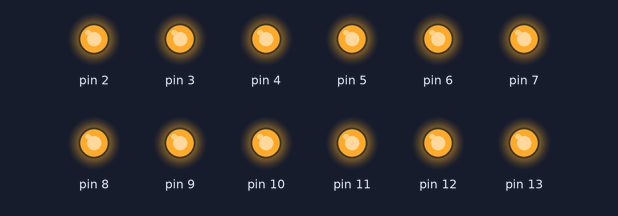
Bench run of a sketch on a simulated Arduino Uno, built with avr-gcc and run on an emulated ATmega328P. Shown: output pins drawn as LEDs (lit = HIGH).

Above: at 2.2 s.
At 4.91 s:
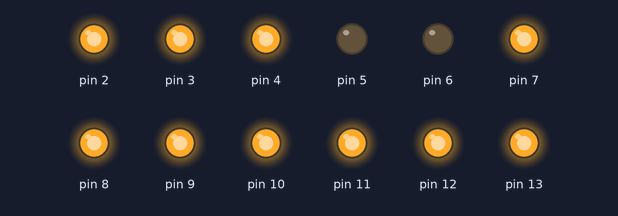
At 7.31 s:
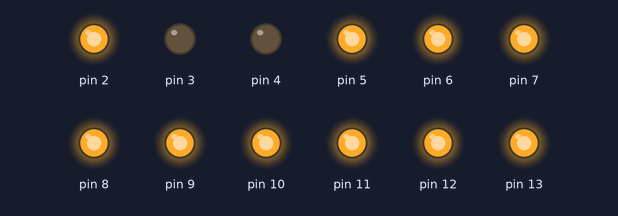
At 12.11 s:
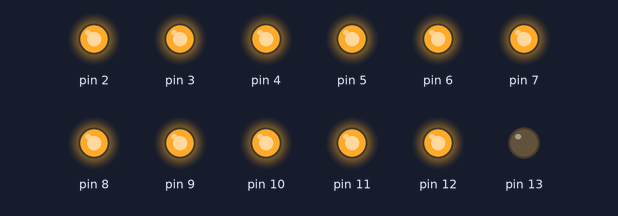
At 22.7 s:
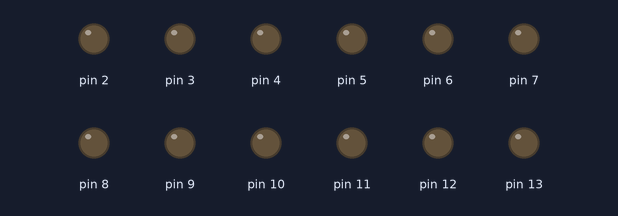
At 39.78 s:
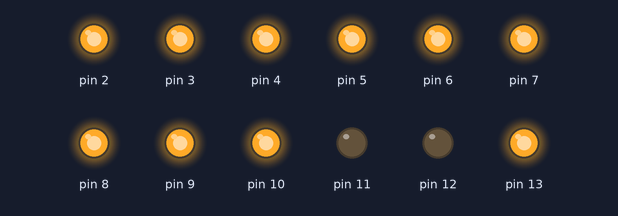
Timing chart, 0 to 40.0 s (numbered marks = the images above):
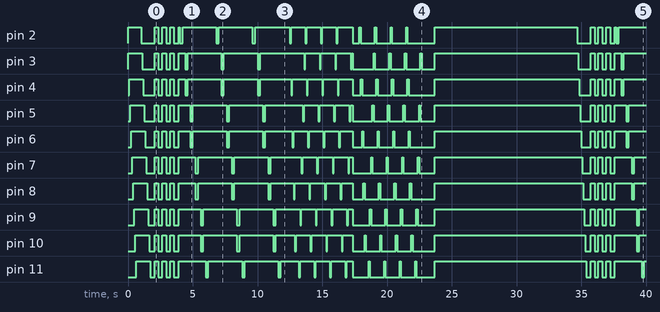

Measured:
- by itself, pin 2: LOW → HIGH at 0.00 s, → LOW 1.0 s later, → HIGH 1.0 s later, → LOW 0.30 s later, … (43 changes in this stretch)
- by itself, pin 3: LOW → HIGH at 0.00 s, → LOW 1.1 s later, → HIGH 0.96 s later, → LOW 0.30 s later, … (43 changes in this stretch)
- by itself, pin 4: LOW → HIGH at 0.08 s, → LOW 1.1 s later, → HIGH 0.88 s later, → LOW 0.30 s later, … (43 changes in this stretch)
- by itself, pin 5: LOW → HIGH at 0.16 s, → LOW 1.1 s later, → HIGH 0.80 s later, → LOW 0.30 s later, … (43 changes in this stretch)
- by itself, pin 6: LOW → HIGH at 0.24 s, → LOW 1.1 s later, → HIGH 0.72 s later, → LOW 0.30 s later, … (43 changes in this stretch)
- by itself, pin 7: LOW → HIGH at 0.32 s, → LOW 1.1 s later, → HIGH 0.64 s later, → LOW 0.30 s later, … (43 changes in this stretch)
- by itself, pin 8: LOW → HIGH at 0.40 s, → LOW 1.1 s later, → HIGH 0.56 s later, → LOW 0.30 s later, … (43 changes in this stretch)
- by itself, pin 9: LOW → HIGH at 0.48 s, → LOW 1.1 s later, → HIGH 0.48 s later, → LOW 0.30 s later, … (43 changes in this stretch)

The sketch:

BostonHeart.ino
```cpp
int led[12];
const int del = 80;
const int len = 12;
int circle[] = {0, 2, 4, 6, 8, 10, 11, 9, 7, 5, 3, 1};
int half1[] = {0, 4, 8, 11, 7, 3};
int half2[] = {2, 6, 10, 9, 5, 1};
void setup() {
  int temp = 2;
  for(int i = 0; i < 12; i++)
  {
    led[i] = temp;
    pinMode(led[i], OUTPUT);
    temp++;
  }
}

void loop()
{

  symmetryOn();
  delay(50);
  symmetryOff();
  delay(del);
  blinker(3);
  delay(del);
  allOn();
  delay(del);
  symmetryGhostLight();
  delay(del);
  allOn();
  singleGhostLight();
  delay(del);
  allOff();
  delay(500);
  singleFlowLight();
  delay(500);
  //halfAndHalf();
  delay(500);
  allOn();
  delay(5000);
  delay(5000);


}

void allOn()
{
  for(int i = 0; i < len; i++)
  {
    digitalWrite(led[i], HIGH);
  }
}

void allOff()
{
  for(int i = 0; i < len; i++)
  {
     digitalWrite(led[i], LOW);
  }
}

void symmetryOn()
{
  for(int i = 0; i < len; i++)
  {
    digitalWrite(led[i], HIGH);
    digitalWrite(led[i+1], HIGH);
    delay(del);
  }
}

void symmetryOff()
{
  for(int i = 0; i < len; i++)
    {
      digitalWrite(led[i], LOW);
      delay(del);
    }
}

void blinker(int blinks)
{
  for(int i = 0; i < blinks; i++)
  {
    for(int r = 0; r < len; r++)
    {
      digitalWrite(led[r], HIGH);
    }
    delay(300);
    for(int r = 0; r < len; r++)
    {
      digitalWrite(led[r], LOW);
    }
    delay(300);
  }
}

void symmetryGhostLight()
{
  for(int r = 0; r < 3; r++)
  {
    for(int i = 0; i < len; i++)
    {
      if(i != 0)
          {
          if(i != 11)
            {
              digitalWrite(led[i], LOW);
              digitalWrite(led[i+1], LOW);
              delay(200);
              digitalWrite(led[i], HIGH);
              digitalWrite(led[i+1], HIGH);
              delay(200);
              i++;
            }
            else if(i == 11)
            {
              digitalWrite(led[i], LOW);
              delay(200);
              digitalWrite(led[i], HIGH);
              delay(200);
            }
          }
      else
      {
        digitalWrite(led[i], LOW);
        delay(200);
        digitalWrite(led[i], HIGH);
        delay(200);
      }
    }

  }
}

void singleGhostLight()
{
  for(int r = 0; r < 4; r++)
  {
      for(int i = 0; i < len; i++)
      {
        if(i != 0)
        {
          digitalWrite(led[circle[i]], LOW);
          delay(100);
          digitalWrite(led[circle[i]], HIGH);
        }
        else if( i == 0)
        {
          digitalWrite(led[i], LOW);
          delay(100);
          digitalWrite(led[i], HIGH);
        }
      }
      digitalWrite(led[0], HIGH);
  }
}

void singleFlowLight()
{
    for(int r = 0; r < 4; r++)
      {
          for(int i = 0; i < len; i++)
          {
            if(i != 0)
            {
              digitalWrite(led[circle[i]], HIGH);
              delay(100);
              digitalWrite(led[circle[i]], LOW);
            }
            else if( i == 0)
            {
              digitalWrite(led[i], HIGH);
              delay(100);
              digitalWrite(led[i], LOW);
            }
          }
          digitalWrite(led[0], LOW);
  }
}

void halfAndHalf()
{
  for(int i = 0; i < 3; i++)
  {
    for(int r = 0; r < 6; r++)
    {
      digitalWrite(led[half1[r]], HIGH);
    }
    delay(400);
    for(int r = 0; r < 6; r++)
    {
      digitalWrite(led[half1[r]], LOW);
    }
    for(int r = 0; r < 6; r++)
    {
      digitalWrite(led[half2[r]], HIGH);
    }
    delay(400);
    for(int r = 0; r < 6; r++)
    {
      digitalWrite(led[half2[r]], LOW);
    }

  }
}
```
